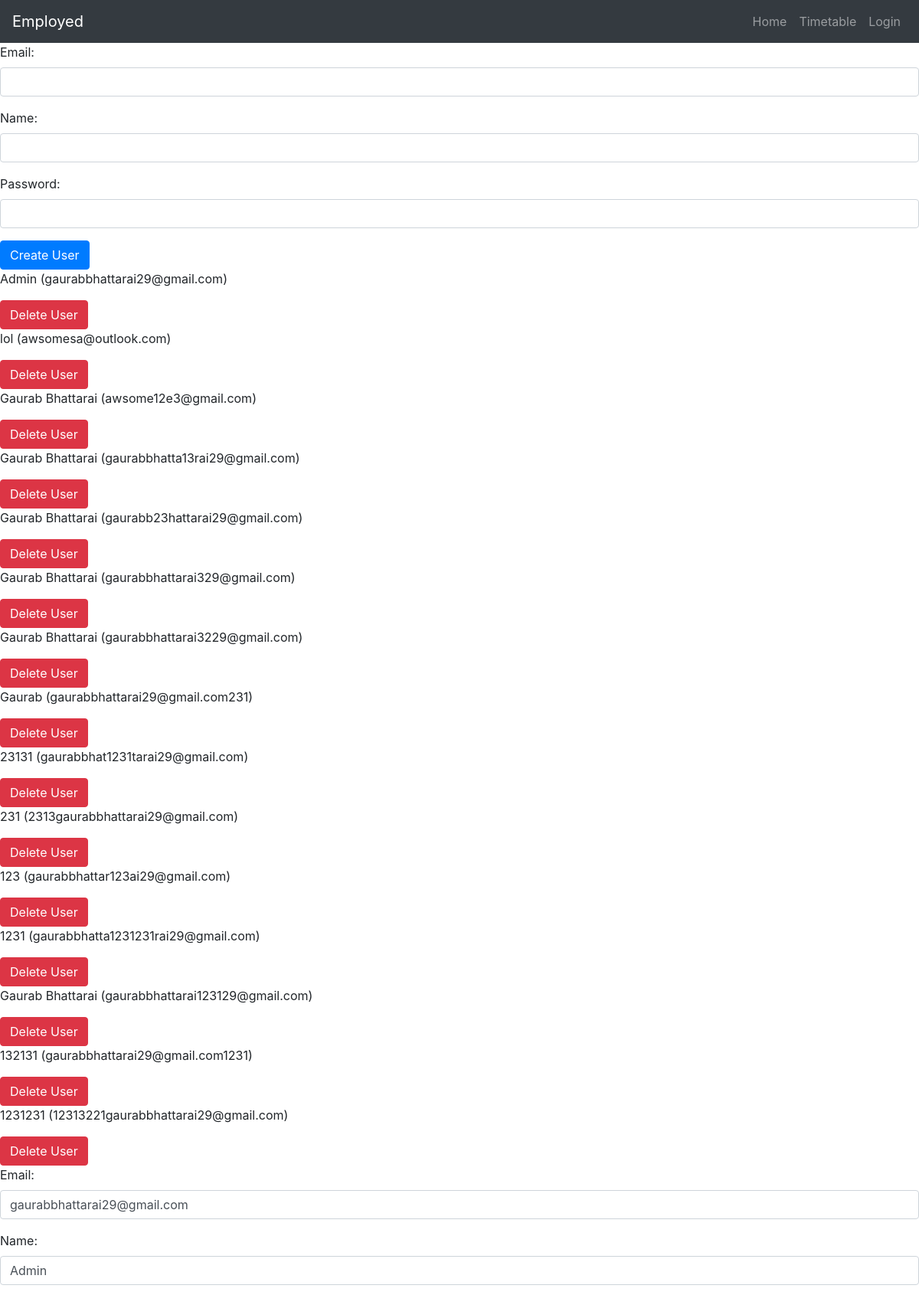
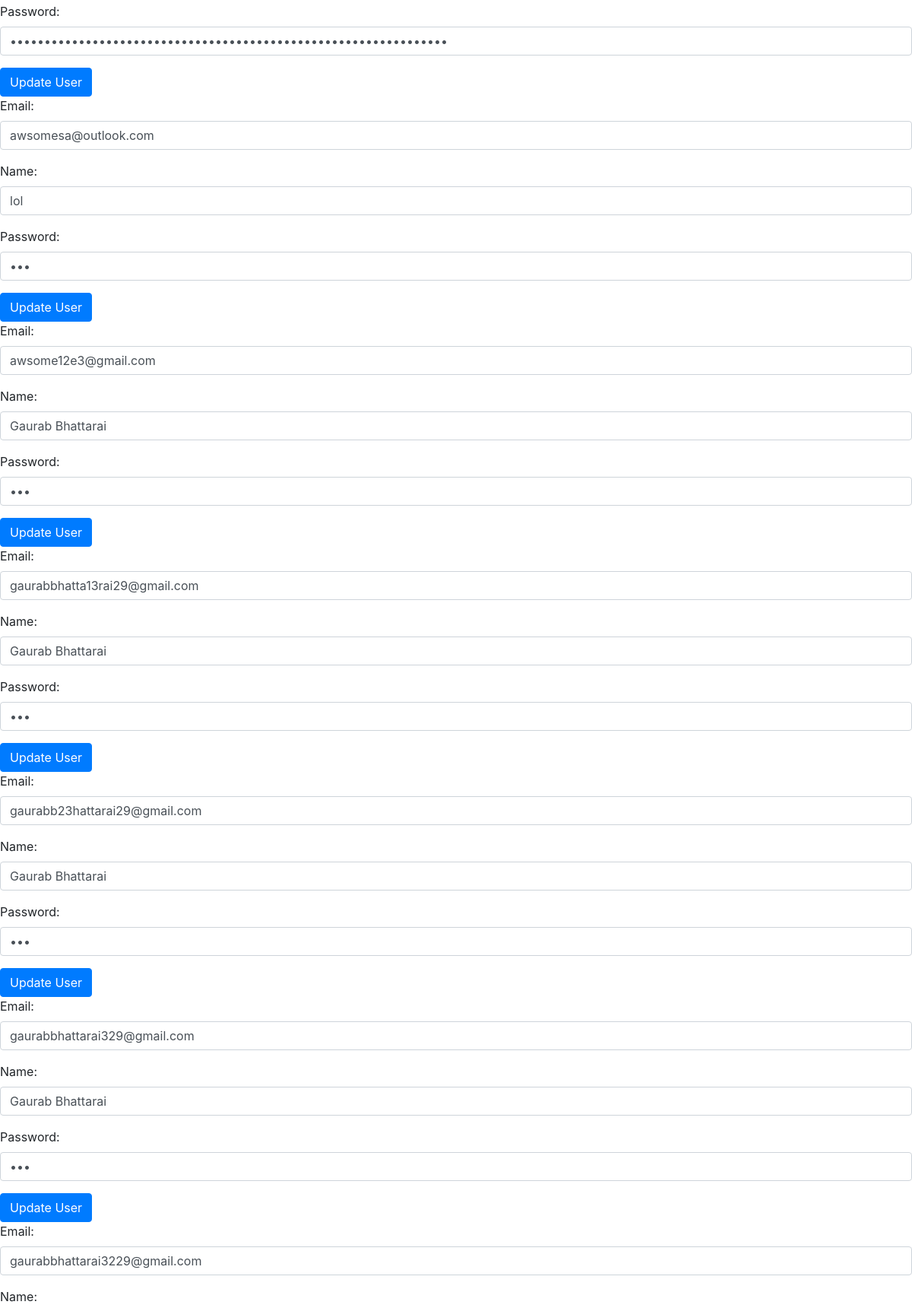
The page /admin (signed in, upper part) on the database its author committed (2 pictures, top to bottom).
### app.py (models this page shows, shortened)
    class User(db.Model, UserMixin):
        id = db.Column(db.Integer, primary_key=True)
        email = db.Column(db.String(120), unique=True, nullable=False)
        name = db.Column(db.String(120))
        password = db.Column(db.String(120), nullable=False)
        is_admin = db.Column(db.Boolean, default=False)

### app.py (the view, shortened to what this page needs)
    @app.route('/admin', methods=['GET', 'POST'])
    @login_required
    def admin_panel():
        if not current_user.is_admin:
            return redirect(url_for('home'))
        users = User.query.all()
        return render_template('admin_panel.html', users=users)

### templates/admin_panel.html (shortened to what this page needs)
<!DOCTYPE html>
<html>
  <head>
    <link rel="stylesheet" href="https://stackpath.bootstrapcdn.com/bootstrap/4.3.1/css/bootstrap.min.css">
  </head>
  <body>
<nav class="navbar navbar-expand-md navbar-dark bg-dark">
  <a class="navbar-brand" href="/home">Employed</a>
  <div class="collapse navbar-collapse" id="navbarNav">
    <ul class="navbar-nav ml-auto">
      <li class="nav-item">
        <a class="nav-link" href="/home">Home</a>
      </li>
      <li class="nav-item">
        <a class="nav-link" href="/portfolio">Timetable</a>
      </li>
      <li class="nav-item">
        <a class="nav-link" href="/login">Login</a>
      </li>
    </ul>
  </div>
</nav>
<form method="POST" action="/admin">
  <div class="form-group">
    <label for="email">Email:</label>
    <input type="email" class="form-control" id="email-create" name="email" required>
  </div>
  <div class="form-group">
    <label for="name">Name:</label>
    <input type="text" class="form-control" id="name-create" name="name" required>
  </div>
  <div class="form-group">
    <label for="password">Password:</label>
    <input type="password" class="form-control" id="password-create" name="password" required>
  </div>
  <button type="submit" class="btn btn-primary">Create User</button>
</form>
{% for user in users %}
  <form method="POST" action="/admin">
    <p>{{ user.name }} ({{ user.email }})</p>
    <button type="submit" class="btn btn-danger">Delete User</button>
  </form>
{% endfor %}
{% for user in users %}
  <form method="POST" action="/admin">
    <div class="form-group">
      <label for="email">Email:</label>
      <input type="email" class="form-control" id="email" name="email" value="{{ user.email }}" required>
    </div>
    <div class="form-group">
      <label for="name">Name:</label>
      <input type="text" class="form-control" id="name" name="name" value="{{ user.name }}" required>
    </div>
    <div class="form-group">
      <label for="password">Password:</label>
      <input type="password" class="form-control" id="password" name="password" value="{{ user.password }}" required>
    </div>
    <button type="submit" class="btn btn-primary">Update User</button>
  </form>
{% endfor %}
  </body>
</html>

### rows shown on the page
User: name "Admin", email "gaurabbhattarai29@gmail.com"
User: name "lol", email "awsomesa@outlook.com"
User: name "Gaurab Bhattarai", email "awsome12e3@gmail.com"
User: name "Gaurab Bhattarai", email "gaurabbhatta13rai29@gmail.com"
User: name "Gaurab Bhattarai", email "gaurabb23hattarai29@gmail.com"
User: name "Gaurab Bhattarai", email "gaurabbhattarai329@gmail.com"
User: name "Gaurab Bhattarai", email "gaurabbhattarai3229@gmail.com"
User: name "Gaurab", email "gaurabbhattarai29@gmail.com231"
User: name "23131", email "gaurabbhat1231tarai29@gmail.com"
User: name "231", email "2313gaurabbhattarai29@gmail.com"
User: name "123", email "gaurabbhattar123ai29@gmail.com"
User: name "1231", email "gaurabbhatta1231231rai29@gmail.com"
User: name "Gaurab Bhattarai", email "gaurabbhattarai123129@gmail.com"
User: name "132131", email "gaurabbhattarai29@gmail.com1231"
User: name "1231231", email "12313221gaurabbhattarai29@gmail.com"
